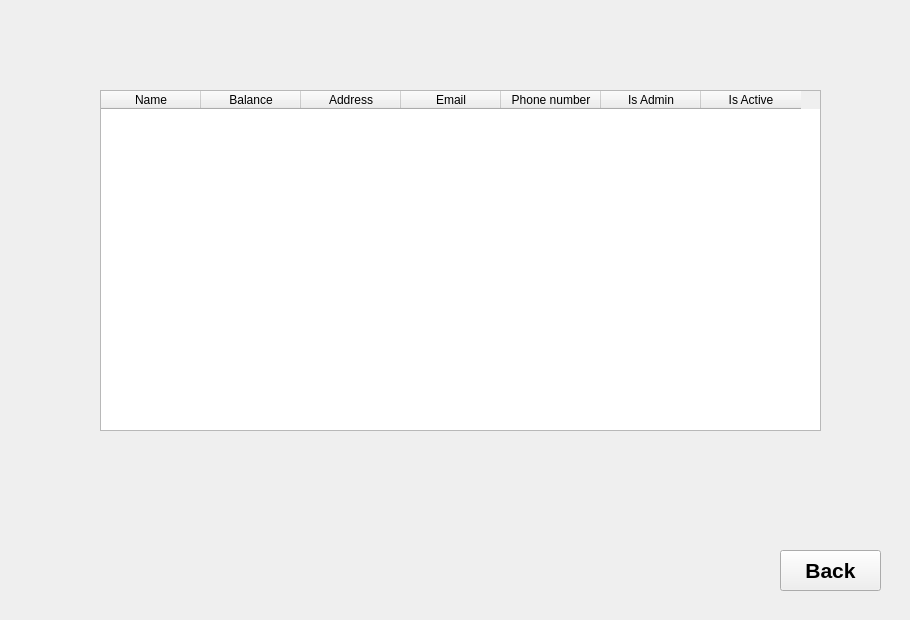
    <widget class="QWidget" name="page_15">
     <widget class="QLabel" name="label_60">
      <property name="geometry">
       <rect>
        <x>60</x>
        <y>0</y>
        <width>841</width>
        <height>611</height>
       </rect>
      </property>
      <property name="styleSheet">
       <string notr="true">background-image: url(:/res/image/coins.jpeg);</string>
      </property>
      <property name="text">
       <string/>
      </property>
     </widget>
     <widget class="QPushButton" name="ok_10">
      <property name="geometry">
       <rect>
        <x>780</x>
        <y>550</y>
        <width>101</width>
        <height>41</height>
       </rect>
      </property>
      <property name="font">
       <font>
        <pointsize>16</pointsize>
        <bold>true</bold>
       </font>
      </property>
      <property name="styleSheet">
       <string notr="true">color: rgb(0, 0, 0);</string>
      </property>
      <property name="text">
       <string>Back</string>
      </property>
     </widget>
     <widget class="QTableWidget" name="tableWidget_2">
      <property name="geometry">
       <rect>
        <x>100</x>
        <y>90</y>
        <width>721</width>
        <height>341</height>
       </rect>
      </property>
      <column>
       <property name="text">
        <string>Name</string>
       </property>
      </column>
      <column>
       <property name="text">
        <string>Balance</string>
       </property>
      </column>
      <column>
       <property name="text">
        <string>Address</string>
       </property>
      </column>
      <column>
       <property name="text">
        <string>Email</string>
       </property>
      </column>
      <column>
       <property name="text">
        <string>Phone number</string>
       </property>
      </column>
      <column>
       <property name="text">
        <string>Is Admin</string>
       </property>
      </column>
      <column>
       <property name="text">
        <string>Is Active</string>
       </property>
      </column>
     </widget>
    </widget>
